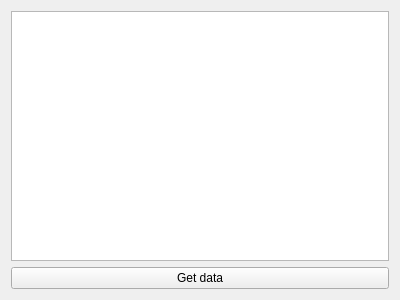
<?xml version="1.0" encoding="UTF-8"?>
<ui version="4.0">
 <class>Widget</class>
 <widget class="QWidget" name="Widget">
  <property name="geometry">
   <rect>
    <x>0</x>
    <y>0</y>
    <width>400</width>
    <height>300</height>
   </rect>
  </property>
  <property name="windowTitle">
   <string>Widget</string>
  </property>
  <layout class="QHBoxLayout" name="horizontalLayout">
   <item>
    <layout class="QVBoxLayout" name="verticalLayout">
     <item>
      <widget class="QListView" name="listView"/>
     </item>
     <item>
      <widget class="QPushButton" name="pushButton">
       <property name="text">
        <string>Get data</string>
       </property>
      </widget>
     </item>
    </layout>
   </item>
  </layout>
 </widget>
 <layoutdefault spacing="6" margin="11"/>
 <resources/>
 <connections/>
</ui>
